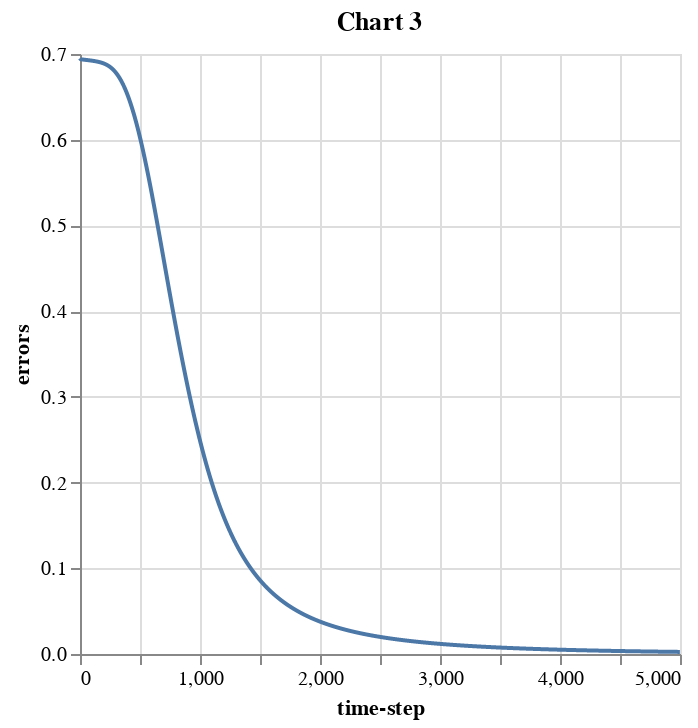

Notebook code for this chart:
### Code cell
# Inputs: XOR problem
X = np.array([[0, 0, 1, 1],
              [0, 1, 0, 1]]).T  # Shape (4, 2)
y = np.array([[0, 1, 1, 0]]).T  # Shape (4, 1)

# Convert to torch tensors
X_tensor = torch.tensor(X, dtype=torch.float32)
y_tensor = torch.tensor(y, dtype=torch.float32)

# Define the model
class SimpleNet(nn.Module):
    def __init__(self):
        super(SimpleNet, self).__init__()
        self.fc1 = nn.Linear(2, 16)  
        self.fc2 = nn.Linear(16, 1)
        self.sigmoid = nn.Sigmoid()

    def forward(self, x):
        x = self.sigmoid(self.fc1(x))
        x = self.sigmoid(self.fc2(x))
        return x

model = SimpleNet()

# Loss and optimizer
criterion = nn.BCELoss()
optimizer = optim.Adam(model.parameters())

# Training loop
errors = []
epochs = 5000

for epoch in range(epochs):
    optimizer.zero_grad()
    outputs = model(X_tensor)
    loss = criterion(outputs, y_tensor)
    loss.backward()
    optimizer.step()
    errors.append(loss.item())

# Convert errors to DataFrame and plot
df2 = pd.DataFrame({"errors": errors, "time-step": np.arange(epochs)})

alt.Chart(df2).mark_line().encode(
    x="time-step",
    y="errors"
).properties(title='Chart 3')

### Figure 1 — Vega-Lite specification as saved in the notebook (floating-point values rounded to 4 significant figures; data arrays with more than 128 entries replaced by an {"elided": "..."} marker saying what was removed)
{"config": {"view": {"continuousWidth": 300, "continuousHeight": 300}}, "data": {"name": "data-00927c841799e3bc6df62086fe7de948"}, "mark": {"type": "line"}, "encoding": {"x": {"field": "time-step", "type": "quantitative"}, "y": {"field": "errors", "type": "quantitative"}}, "title": "Chart 3", "$schema": "https://vega.github.io/schema/vega-lite/v5.20.1.json", "datasets": {"data-00927c841799e3bc6df62086fe7de948": {"elided": "5000 records"}}}
